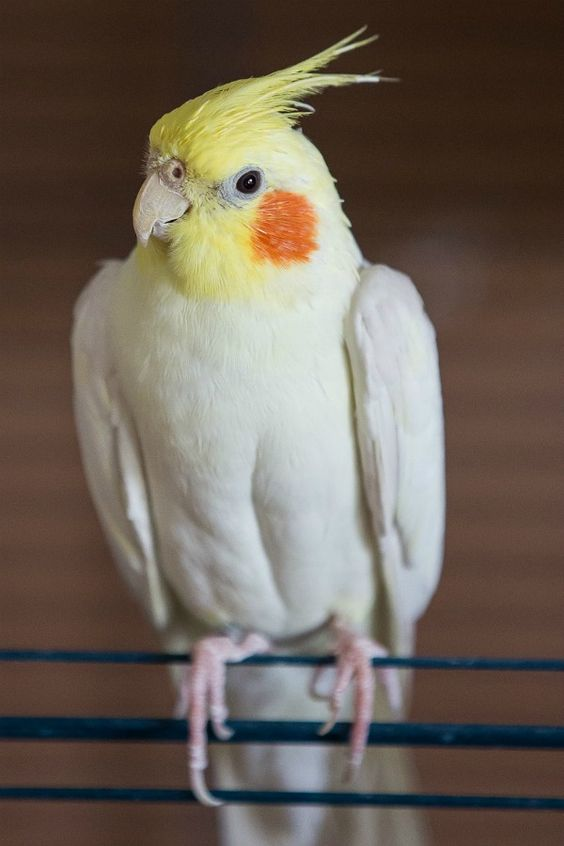
#> input picture cockatiel.jpg, 564 x 846 px
$ python -i colors.py   (imports and definitions only)
#> lines starting #> are read from the running program, lines starting #| are printed output that depends on the picture; after the words box and inside, x2 and y2 are one past the last pixel; in counts of white or black regions, pixels touching at a corner belong together
import cv2
import numpy as np
from collections import defaultdict
from sklearn.cluster import KMeans
from scipy.spatial import distance
from skimage.color import rgb2lab, lab2rgb
from skimage.segmentation import slic
from skimage.util import img_as_float

def get_hex_code(rgb_px):
    return "#{:02x}{:02x}{:02x}".format(int(rgb_px[0]), int(rgb_px[1]), int(rgb_px[2]))


def hex_to_rgb(hex_code):
    hex_code = hex_code.lstrip('#')
    return tuple(int(hex_code[i:i+2], 16) for i in (0, 2, 4))


def apply_mask(img):
    """
    Remove background colors from an input image with Canny Edge Detection
    """
    gray = cv2.cvtColor(img, cv2.COLOR_BGR2GRAY)
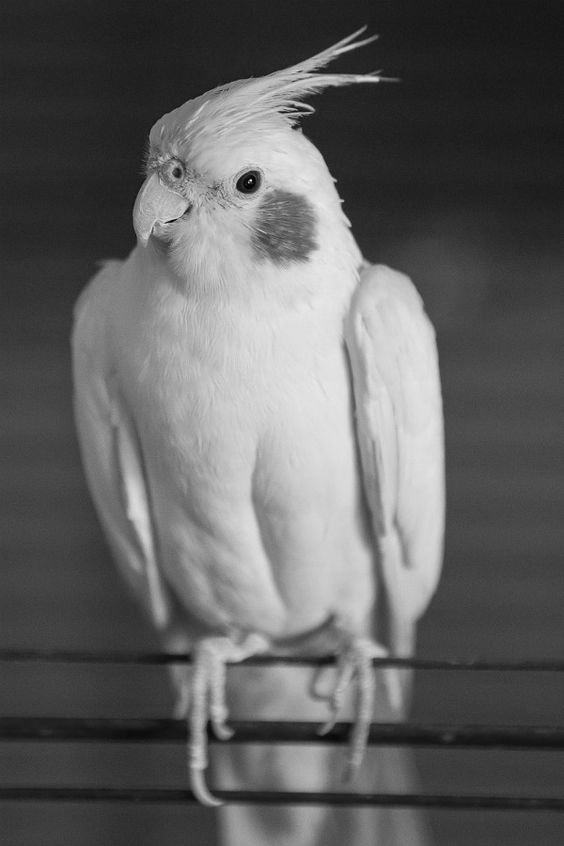
#> gray: shape (846, 564); min 1, max 240, mean 96.8
    blurred = cv2.GaussianBlur(gray, (5, 5), 0)
    edges = cv2.Canny(blurred, threshold1=50, threshold2=150)
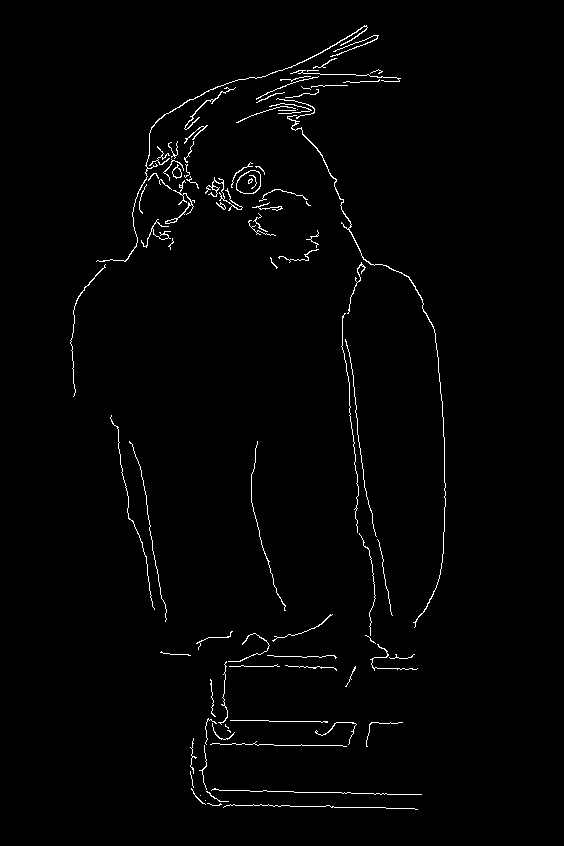
#> edges: shape (846, 564); 1.5% white in thin lines or dots, all inside (x1, y1, x2, y2) = (70, 25, 446, 810)
    contours, _ = cv2.findContours(edges, cv2.RETR_EXTERNAL, cv2.CHAIN_APPROX_SIMPLE)
#> contours = 87 contours, 76 with area under 20; largest, box (x1, y1, x2, y2) and area: (236, 170, 261, 194) 446, (287, 115, 446, 628) 131, (96, 25, 368, 262) 118, (172, 164, 182, 179) 74, (165, 180, 195, 224) 72
    mask = np.zeros_like(gray)

    if contours:
        largest_contour = max(contours, key=cv2.contourArea)
#> largest_contour = contour of 32 points, box (x1, y1, x2, y2) (236, 170, 261, 194), area 446
        cv2.drawContours(mask, [largest_contour], -1, (255), thickness=-1)
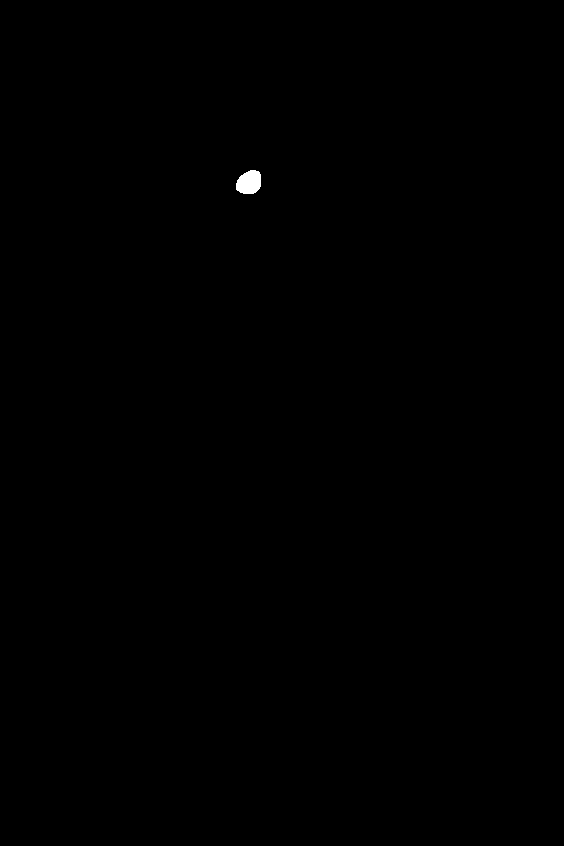
#> mask: shape (846, 564); 0.1% white; 1 white region, box (x1, y1, x2, y2) and area: (236, 170, 261, 194) 482

    masked_image = cv2.bitwise_and(img, img, mask=mask)
    masked_pixels = masked_image[mask == 255]
#> masked_pixels = 482 rows, first 8: [138, 138, 146], [120, 120, 128], [116, 119, 124], [113, 117, 120], [116, 120, 123], [132, 133, 135], [129, 128, 134], [85, 84, 90]
    return masked_pixels


def retrieve_dominant_colors_canny(img, k=5, mask=True):
    """
    Use k-Nearest Neighbors (KNN) to retrieve the dominant colors within a bounding
    box or an input image.

    You can pass a `mask` argument where if `True`, this function will
    attempt to ignore background colors.
    """
    kmeans = KMeans(n_clusters=k, random_state=42)
    pixels = apply_mask(img) if mask else img.reshape(-1, 3)
#> pixels has the same summary as masked_pixels in apply_mask

    labels = kmeans.fit_predict(pixels)
#> labels = 482 values, max 4 at index 7, min 0 at index 68, mean 1.66
    counts = np.bincount(labels)
#> counts = [153, 50, 179, 6, 94]
    dominant_colors = kmeans.cluster_centers_
    percentages = (counts / counts.sum()) * 100
#> percentages = [31.74, 10.37, 37.14, 1.24, 19.5]

    color_info = []

    for idx, color in enumerate(dominant_colors):
        hex_code = get_hex_code(color)
        percentage = percentages[idx]
        color_info.append((hex_code, percentage))
#> this loop made 5 passes
#> percentage on passes 1 to 5: 31.74, 10.37, 37.14, 1.24, 19.5
#> after the loop, color_info = [('#150e12', 31.74), ('#7b797e', 10.37), ('#30282b', 37.14), ('#bbb7be', 1.24), ('#4e494b', 19.5)]

    return color_info


# [91 lines left out: functions merge_similar_colors, retrieve_dominant_colors_lab, retrieve_dominant_colors_slic, not called in this run]


def retrieve_dominant_colors(img, strategy="canny"):
    if strategy == "canny":
        return retrieve_dominant_colors_canny(img)
    if strategy == "slic":
        return retrieve_dominant_colors_slic(img)
    if strategy == "lab":
        return retrieve_dominant_colors_lab(img)

    return


# [8 lines left out: function get_color_luminance, not called in this run]

>>> import cv2
>>> picture = cv2.cvtColor(cv2.imread('../cockatiel.jpg'), cv2.COLOR_BGR2RGB)
>>> result = retrieve_dominant_colors(picture)
#> result has the same summary as color_info in retrieve_dominant_colors_canny
